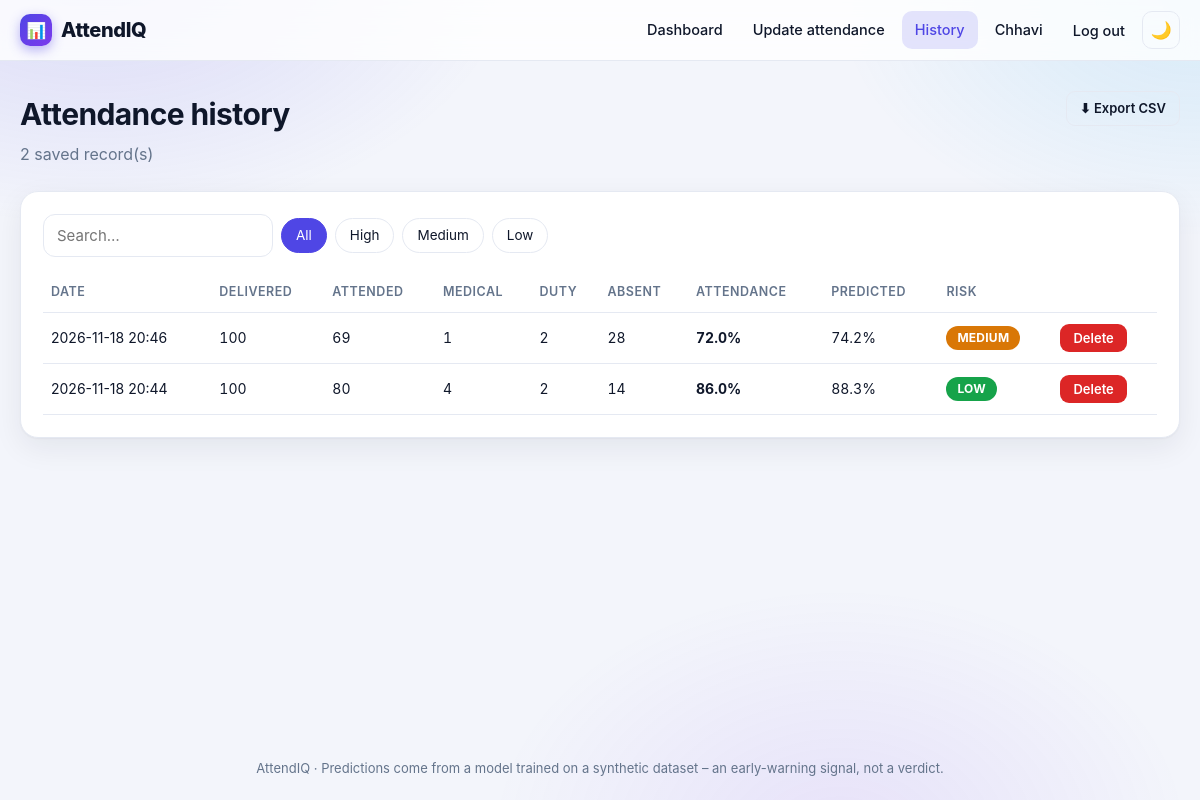
Screenshot of /history (signed in) with the database file from the repository.
### tables this page shows
CREATE TABLE users (
    id INTEGER PRIMARY KEY AUTOINCREMENT,
    name TEXT NOT NULL,
    email TEXT NOT NULL UNIQUE,
    password_hash TEXT NOT NULL,
    role TEXT NOT NULL DEFAULT 'student',
    roll_no TEXT,
    class_name TEXT,
    created_at TEXT NOT NULL
);

CREATE TABLE attendance_records (
    id INTEGER PRIMARY KEY AUTOINCREMENT,
    user_id INTEGER NOT NULL REFERENCES users(id) ON DELETE CASCADE,
    delivered INTEGER NOT NULL, attended INTEGER NOT NULL,
    medical INTEGER NOT NULL, duty INTEGER NOT NULL, absent INTEGER NOT NULL,
    attendance_pct REAL NOT NULL,
    predicted_attendance REAL, risk_level TEXT, risk_probability REAL,
    status TEXT, recommendation TEXT, created_at TEXT NOT NULL
);

### app.py (the view)
@app.route("/history")
@student_required
def history():
    return render_template("history.html", rows=record_rows(g.user["id"]))

### app.py (called while the page is built)
def db() -> sqlite3.Connection:
    if "db" not in g:
        g.db = sqlite3.connect(DB_PATH)
        g.db.row_factory = sqlite3.Row
        g.db.execute("PRAGMA foreign_keys = ON")
    return g.db

@app.before_request
def load_user():
    g.user = None
    uid = session.get("user_id")
    if uid:
        g.user = db().execute("SELECT * FROM users WHERE id = ?", (uid,)).fetchone()
        if g.user is None:
            session.clear()

def csrf_token() -> str:
    if "csrf" not in session:
        session["csrf"] = secrets.token_hex(16)
    return session["csrf"]

@app.before_request
def check_csrf():
    if request.method == "POST":
        sent = request.form.get("csrf_token") or request.headers.get("X-CSRF-Token", "")
        if not sent or not secrets.compare_digest(sent, session.get("csrf", "")):
            if request.path.startswith("/api/"):
                return jsonify(error="Session expired - refresh the page."), 400
            abort(400, "Invalid or missing security token. Go back, refresh and try again.")

@app.context_processor
def inject_globals():
    return dict(csrf_token=csrf_token, user=g.get("user"), required=REQUIRED_ATTENDANCE)

def login_required(view):
    @wraps(view)
    def wrapped(*a, **kw):
        if g.user is None:
            if request.path.startswith("/api/"):
                return jsonify(error="Please log in."), 401
            flash("Please log in to continue.", "info")
            return redirect(url_for("login", next=request.path))
        return view(*a, **kw)
    return wrapped

def student_required(view):
    @wraps(view)
    @login_required
    def wrapped(*a, **kw):
        if g.user["role"] != "student":
            if request.path.startswith("/api/"):
                return jsonify(error="This is for student accounts."), 403
            return redirect(url_for("class_overview"))
        return view(*a, **kw)
    return wrapped

def record_rows(user_id, limit=None):
    sql = "SELECT * FROM attendance_records WHERE user_id = ? ORDER BY id DESC"
    if limit:
        sql += f" LIMIT {int(limit)}"
    return db().execute(sql, (user_id,)).fetchall()

### templates/history.html
{% extends "base.html" %}{% block title %}History{% endblock %}
{% block content %}
<div class="page-head"><div><h1>Attendance history</h1><p class="sub"><span id="count">{{ rows|length }}</span> saved record(s)</p></div>
{% if rows %}<a class="btn ghost small" href="{{ url_for('export_history') }}">⬇ Export CSV</a>{% endif %}</div>
{% if not rows %}
  <div class="card empty"><p>Nothing saved yet.</p><a class="btn" href="{{ url_for('predict_page') }}">Add my attendance</a></div>
{% else %}
<div class="card">
  <div class="filters"><input id="search" placeholder="Search…">
    <a class="chip on" href="#" data-fkey="risk" data-fval="">All</a>
    {% for k in ['HIGH','MEDIUM','LOW'] %}<a class="chip" href="#" data-fkey="risk" data-fval="{{ k }}">{{ k.title() }}</a>{% endfor %}</div>
  <div class="table-wrap"><table data-table><thead><tr>
    <th class="sortable">Date</th><th class="sortable">Delivered</th><th class="sortable">Attended</th><th class="sortable">Medical</th><th class="sortable">Duty</th><th class="sortable">Absent</th><th class="sortable">Attendance</th><th class="sortable">Predicted</th><th>Risk</th><th></th></tr></thead><tbody>
  {% for r in rows %}<tr data-risk="{{ r.risk_level }}"><td>{{ r.created_at }}</td><td class="num">{{ r.delivered }}</td><td class="num">{{ r.attended }}</td><td class="num">{{ r.medical }}</td><td class="num">{{ r.duty }}</td><td class="num">{{ r.absent }}</td>
    <td class="num" data-v="{{ r.attendance_pct }}"><b>{{ r.attendance_pct|round(1) }}%</b></td><td class="num" data-v="{{ r.predicted_attendance }}">{{ r.predicted_attendance }}%</td><td><span class="badge {{ r.risk_level }}">{{ r.risk_level }}</span></td>
    <td><form method="post" action="{{ url_for('delete_record', rid=r.id) }}" data-confirm="Delete this record?" style="margin:0"><input type="hidden" name="csrf_token" value="{{ csrf_token() }}"><button class="btn danger small" type="submit">Delete</button></form></td></tr>{% endfor %}
  </tbody></table></div>
</div>
{% endif %}
{% endblock %}

### templates/base.html (shortened to what this page needs)
<!DOCTYPE html>
<html lang="en">
<head>
<link rel="stylesheet" href="{{ url_for('static', filename='css/style.css') }}">
</head>
<body data-csrf="{{ csrf_token() }}" data-required="{{ '%g'|format(required) }}">
<header class="nav"><div class="nav-in">
  <a class="brand" href="{{ url_for('home') }}"><i>📊</i> AttendIQ</a>
  <nav class="links" id="links">
    {% set ep = request.endpoint %}
    {% if user %}
      {% if user.role == 'teacher' %}
        <span class="role-tag">Teacher</span>
        <a href="{{ url_for('class_overview') }}" class="{{ 'active' if ep in ('class_overview', 'student_detail') }}">Class overview</a>
      {% else %}
        <a href="{{ url_for('dashboard') }}" class="{{ 'active' if ep=='dashboard' }}">Dashboard</a>
        <a href="{{ url_for('predict_page') }}" class="{{ 'active' if ep=='predict_page' }}">Update attendance</a>
        <a href="{{ url_for('history') }}" class="{{ 'active' if ep=='history' }}">History</a>
      {% endif %}
      <a href="{{ url_for('profile') }}" class="{{ 'active' if ep=='profile' }}">{{ user.name.split()[0] }}</a>
      <form method="post" action="{{ url_for('logout') }}" style="margin:0"><input type="hidden" name="csrf_token" value="{{ csrf_token() }}"><button class="linkbtn" type="submit">Log out</button></form>
    {% else %}
      <a href="{{ url_for('login') }}" class="{{ 'active' if ep=='login' }}">Log in</a>
      <a class="btn small" href="{{ url_for('register') }}">Sign up</a>
    {% endif %}
    <button class="icon-btn" id="theme" aria-label="Toggle theme">🌙</button>
  </nav>
</div></header>
<main class="wrap">{% block content %}{% endblock %}</main>
<footer>AttendIQ · Predictions come from a model trained on a synthetic dataset – an early-warning signal, not a verdict.</footer>
</body></html>

### static/css/style.css (style rules this page uses)
:root { --bg:#f3f5fb;--card:#fff;--ink:#0f172a;--muted:#64748b;--line:#e5e9f2;--soft:#f6f8fd; --accent:#4f46e5;--accent2:#7c3aed;--low:#16a34a;--med:#d97706;--high:#dc2626;--blue:#0ea5e9;--violet:#8b5cf6; --shadow:0 1px 2px rgba(15,23,42,.04),0 10px 30px rgba(15,23,42,.07);--r:18px;--grad:linear-gradient(135deg,var(--accent),var(--accent2)) }
* { box-sizing:border-box }
html { scroll-behavior:smooth }
body { margin:0;font-family:Inter,system-ui,-apple-system,"Segoe UI",Roboto,sans-serif;background:var(--bg);color:var(--ink);line-height:1.55;min-height:100vh;display:flex;flex-direction:column;transition:background .25s,color .25s }
body::before { content:"";position:fixed;inset:0;z-index:-1;pointer-events:none; background:radial-gradient(600px 380px at 8% -5%,rgba(79,70,229,.16),transparent 70%),radial-gradient(520px 340px at 100% 0,rgba(14,165,233,.13),transparent 70%),radial-gradient(500px 360px at 70% 105%,rgba(124,58,237,.10),transparent 70%) }
a { color:var(--accent);text-decoration:none }
.wrap { max-width:1260px;width:100%;margin:0 auto;padding:30px 20px;flex:1 }
footer { text-align:center;color:var(--muted);font-size:13px;padding:22px 16px }
.nav { position:sticky;top:0;z-index:20;background:color-mix(in srgb,var(--card) 80%,transparent);backdrop-filter:blur(14px);border-bottom:1px solid var(--line) }
.nav-in { max-width:1260px;margin:0 auto;padding:11px 20px;display:flex;align-items:center;gap:18px }
.brand { font-weight:800;font-size:20px;color:var(--ink);display:flex;gap:9px;align-items:center;letter-spacing:-.02em }
.brand i { width:32px;height:32px;border-radius:10px;background:var(--grad);display:grid;place-items:center;color:#fff;font-style:normal;font-size:16px;box-shadow:0 4px 12px rgba(79,70,229,.4) }
.links { display:flex;gap:4px;margin-left:auto;align-items:center;flex-wrap:wrap }
.links a,.links button.linkbtn { padding:8px 13px;border-radius:10px;color:var(--ink);font-weight:500;font-size:14.5px;background:none;border:0;cursor:pointer;font-family:inherit }
.links a.active { background:color-mix(in srgb,var(--accent) 14%,transparent);color:var(--accent) }
.icon-btn { background:none;border:1px solid var(--line);border-radius:10px;width:38px;height:38px;cursor:pointer;color:var(--ink);font-size:17px }
.btn { display:inline-flex;align-items:center;justify-content:center;gap:8px;padding:11px 20px;border-radius:12px;border:0;font-weight:600;font-size:15px;cursor:pointer;color:#fff;background:var(--grad);font-family:inherit;transition:transform .12s,box-shadow .12s }
.btn.ghost { background:none;color:var(--ink);border:1px solid var(--line) }
.btn.danger { background:var(--high) }
.btn.small { padding:6px 13px;font-size:13px;border-radius:9px }
.card { background:var(--card);border:1px solid var(--line);border-radius:var(--r);padding:22px;box-shadow:var(--shadow) }
h1 { font-size:30px;margin:0 0 4px;letter-spacing:-.02em }
.sub { color:var(--muted);margin:0 0 22px }
.page-head { display:flex;justify-content:space-between;align-items:flex-start;flex-wrap:wrap;gap:12px;margin-bottom:6px }
.page-head .sub { margin-bottom:18px }
input,select,textarea { width:100%;padding:11px 13px;border:1px solid var(--line);border-radius:12px;font-size:15px;background:var(--card);color:var(--ink);font-family:inherit }
.badge { display:inline-block;padding:3px 11px;border-radius:999px;color:#fff;font-weight:700;font-size:12px;letter-spacing:.02em }
.badge.LOW { background:var(--low) }
.badge.MEDIUM { background:var(--med) }
table { width:100%;border-collapse:collapse;font-size:14px }
th,td { padding:11px 8px;text-align:left;border-bottom:1px solid var(--line);vertical-align:middle;white-space:nowrap }
th { color:var(--muted);font-weight:600;font-size:12.5px;text-transform:uppercase;letter-spacing:.04em;white-space:nowrap }
th.sortable { cursor:pointer }
.table-wrap { overflow-x:auto }
.filters { display:flex;gap:8px;flex-wrap:wrap;margin-bottom:14px;align-items:center }
.filters input { max-width:230px }
.chip { padding:6px 14px;border-radius:999px;border:1px solid var(--line);background:none;color:var(--ink);cursor:pointer;font-size:13.5px;text-decoration:none;font-family:inherit }
.chip.on,.chip:hover { background:var(--accent);color:#fff;border-color:var(--accent);text-decoration:none }
.num { font-variant-numeric:tabular-nums }

### rows the page displays
users: name "Chhavi"
attendance_records: created_at "2026-11-18 20:46", delivered "100", attended "69", medical "1", duty "2", absent "28", attendance_pct "72.0", predicted_attendance "74.2", risk_level "MEDIUM"
attendance_records: created_at "2026-11-18 20:44", delivered "100", attended "80", medical "4", duty "2", absent "14", attendance_pct "86.0", predicted_attendance "88.3", risk_level "LOW"

### other values shown
{{ rows|length }} "2"
{{ k.title() }} "High" "Medium" "Low"
